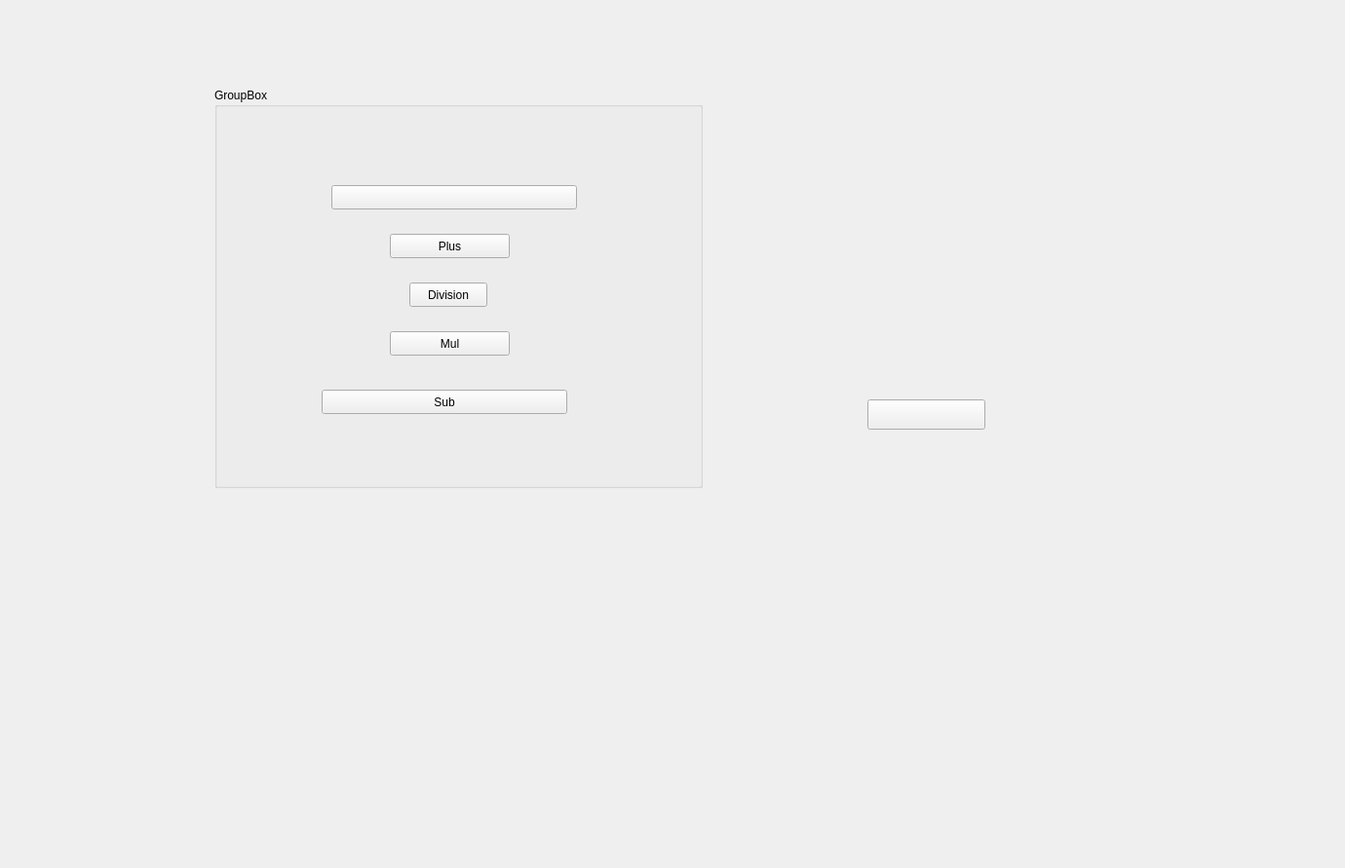
<?xml version="1.0" encoding="UTF-8"?>
<ui version="4.0">
 <class>Widget</class>
 <widget class="QWidget" name="Widget">
  <property name="geometry">
   <rect>
    <x>0</x>
    <y>0</y>
    <width>1380</width>
    <height>891</height>
   </rect>
  </property>
  <property name="windowTitle">
   <string>Widget</string>
  </property>
  <widget class="QPushButton" name="dummy">
   <property name="geometry">
    <rect>
     <x>890</x>
     <y>410</y>
     <width>121</width>
     <height>31</height>
    </rect>
   </property>
   <property name="text">
    <string/>
   </property>
   <property name="iconSize">
    <size>
     <width>50</width>
     <height>50</height>
    </size>
   </property>
  </widget>
  <widget class="QGroupBox" name="groupBox_2">
   <property name="geometry">
    <rect>
     <x>220</x>
     <y>90</y>
     <width>501</width>
     <height>411</height>
    </rect>
   </property>
   <property name="title">
    <string>GroupBox</string>
   </property>
   <widget class="QPushButton" name="Division_2">
    <property name="geometry">
     <rect>
      <x>200</x>
      <y>200</y>
      <width>80</width>
      <height>25</height>
     </rect>
    </property>
    <property name="text">
     <string>Division</string>
    </property>
   </widget>
   <widget class="QPushButton" name="Plus_2">
    <property name="geometry">
     <rect>
      <x>180</x>
      <y>150</y>
      <width>123</width>
      <height>25</height>
     </rect>
    </property>
    <property name="text">
     <string>Plus</string>
    </property>
   </widget>
   <widget class="QPushButton" name="Minus_2">
    <property name="geometry">
     <rect>
      <x>120</x>
      <y>100</y>
      <width>252</width>
      <height>25</height>
     </rect>
    </property>
    <property name="styleSheet">
     <string notr="true">background-image: url(:/images.png);</string>
    </property>
    <property name="text">
     <string/>
    </property>
    <property name="iconSize">
     <size>
      <width>70</width>
      <height>70</height>
     </size>
    </property>
   </widget>
   <widget class="QPushButton" name="Multiplication_2">
    <property name="geometry">
     <rect>
      <x>180</x>
      <y>250</y>
      <width>123</width>
      <height>25</height>
     </rect>
    </property>
    <property name="text">
     <string>Mul</string>
    </property>
   </widget>
   <widget class="QPushButton" name="Subtraction_2">
    <property name="geometry">
     <rect>
      <x>110</x>
      <y>310</y>
      <width>252</width>
      <height>25</height>
     </rect>
    </property>
    <property name="text">
     <string>Sub</string>
    </property>
   </widget>
  </widget>
  <widget class="QWidget" name="layoutWidget">
   <property name="geometry">
    <rect>
     <x>780</x>
     <y>110</y>
     <width>256</width>
     <height>62</height>
    </rect>
   </property>
   <layout class="QVBoxLayout" name="verticalLayout">
    <item>
     <layout class="QHBoxLayout" name="horizontalLayout"/>
    </item>
    <item>
     <layout class="QHBoxLayout" name="horizontalLayout_2"/>
    </item>
   </layout>
  </widget>
 </widget>
 <resources/>
 <connections/>
</ui>
